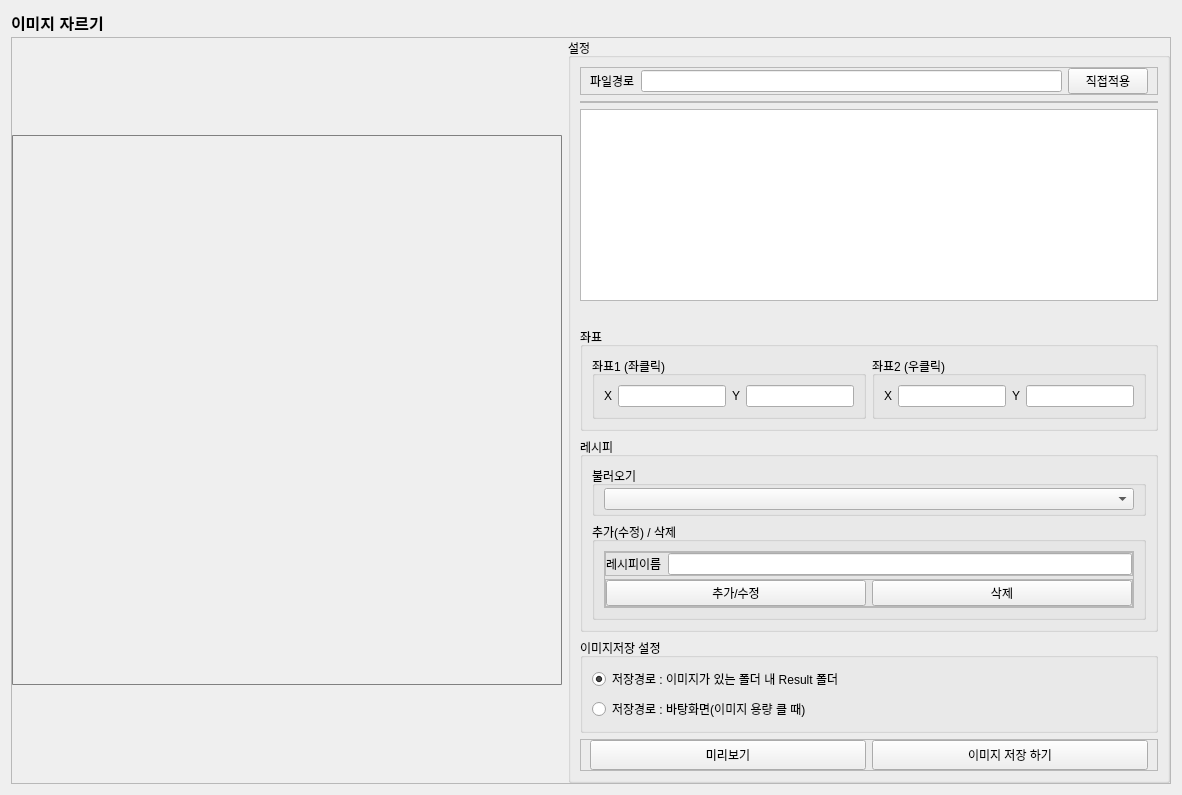
            <widget class="QWidget" name="page_imagecrop">
             <property name="styleSheet">
              <string notr="true"/>
             </property>
             <layout class="QVBoxLayout" name="verticalLayout_32">
              <item>
               <widget class="QLabel" name="label_14">
                <property name="minimumSize">
                 <size>
                  <width>0</width>
                  <height>20</height>
                 </size>
                </property>
                <property name="maximumSize">
                 <size>
                  <width>16777215</width>
                  <height>20</height>
                 </size>
                </property>
                <property name="text">
                 <string>&lt;html&gt;&lt;head/&gt;&lt;body&gt;&lt;p&gt;&lt;span style=&quot; font-size:12pt; font-weight:600; text-decoration: underline;&quot;&gt;이미지 자르기&lt;/span&gt;&lt;/p&gt;&lt;/body&gt;&lt;/html&gt;</string>
                </property>
               </widget>
              </item>
              <item>
               <widget class="QFrame" name="frame_26">
                <property name="frameShape">
                 <enum>QFrame::StyledPanel</enum>
                </property>
                <property name="frameShadow">
                 <enum>QFrame::Raised</enum>
                </property>
                <layout class="QHBoxLayout" name="horizontalLayout_29">
                 <property name="leftMargin">
                  <number>0</number>
                 </property>
                 <property name="topMargin">
                  <number>0</number>
                 </property>
                 <property name="rightMargin">
                  <number>0</number>
                 </property>
                 <property name="bottomMargin">
                  <number>0</number>
                 </property>
                 <item>
                  <widget class="QLabel" name="label_imagecrop_image">
                   <property name="minimumSize">
                    <size>
                     <width>550</width>
                     <height>550</height>
                    </size>
                   </property>
                   <property name="maximumSize">
                    <size>
                     <width>550</width>
                     <height>550</height>
                    </size>
                   </property>
                   <property name="cursor">
                    <cursorShape>CrossCursor</cursorShape>
                   </property>
                   <property name="styleSheet">
                    <string notr="true">border-color: gray;
border-style: solid;
border-width: 1px;
border-radius: 1px;</string>
                   </property>
                   <property name="text">
                    <string/>
                   </property>
                  </widget>
                 </item>
                 <item>
                  <widget class="QGroupBox" name="groupBox_23">
                   <property name="title">
                    <string>설정</string>
                   </property>
                   <layout class="QVBoxLayout" name="verticalLayout_37">
                    <item>
                     <widget class="QFrame" name="frame_28">
                      <property name="frameShape">
                       <enum>QFrame::StyledPanel</enum>
                      </property>
                      <property name="frameShadow">
                       <enum>QFrame::Raised</enum>
                      </property>
                      <layout class="QHBoxLayout" name="horizontalLayout_30">
                       <property name="topMargin">
                        <number>0</number>
                       </property>
                       <property name="bottomMargin">
                        <number>0</number>
                       </property>
                       <item>
                        <widget class="QLabel" name="label_16">
                         <property name="text">
                          <string>파일경로</string>
                         </property>
                        </widget>
                       </item>
                       <item>
                        <widget class="QLineEdit" name="line_imagecrop_path"/>
                       </item>
                       <item>
                        <widget class="QPushButton" name="btn_imagecrop_path">
                         <property name="text">
                          <string>직접적용</string>
                         </property>
                        </widget>
                       </item>
                      </layout>
                     </widget>
                    </item>
                    <item>
                     <widget class="QFrame" name="frame_33">
                      <property name="frameShape">
                       <enum>QFrame::StyledPanel</enum>
                      </property>
                      <property name="frameShadow">
                       <enum>QFrame::Raised</enum>
                      </property>
                      <layout class="QHBoxLayout" name="horizontalLayout_38">
                       <property name="leftMargin">
                        <number>0</number>
                       </property>
                       <property name="topMargin">
                        <number>0</number>
                       </property>
                       <property name="rightMargin">
                        <number>0</number>
                       </property>
                       <property name="bottomMargin">
                        <number>0</number>
                       </property>
                      </layout>
                     </widget>
                    </item>
                    <item>
                     <widget class="QListWidget" name="list_imagecrop_filelist"/>
                    </item>
                    <item>
                     <widget class="QLabel" name="label_imagecrop_fileinfo">
                      <property name="text">
                       <string/>
                      </property>
                     </widget>
                    </item>
                    <item>
                     <widget class="QGroupBox" name="groupBox_29">
                      <property name="title">
                       <string>좌표</string>
                      </property>
                      <layout class="QHBoxLayout" name="horizontalLayout_33">
                       <item>
                        <widget class="QGroupBox" name="groupBox_24">
                         <property name="title">
                          <string>좌표1 (좌클릭)</string>
                         </property>
                         <layout class="QHBoxLayout" name="horizontalLayout_31">
                          <item>
                           <widget class="QLabel" name="label_17">
                            <property name="text">
                             <string>X</string>
                            </property>
                           </widget>
                          </item>
                          <item>
                           <widget class="QLineEdit" name="line_imagecrop_x1"/>
                          </item>
                          <item>
                           <widget class="QLabel" name="label_18">
                            <property name="text">
                             <string>Y</string>
                            </property>
                           </widget>
                          </item>
                          <item>
                           <widget class="QLineEdit" name="line_imagecrop_y1"/>
                          </item>
                         </layout>
                        </widget>
                       </item>
                       <item>
                        <widget class="QGroupBox" name="groupBox_25">
                         <property name="title">
                          <string>좌표2 (우클릭)</string>
                         </property>
                         <layout class="QHBoxLayout" name="horizontalLayout_32">
                          <item>
                           <widget class="QLabel" name="label_19">
                            <property name="text">
                             <string>X</string>
                            </property>
                           </widget>
                          </item>
                          <item>
                           <widget class="QLineEdit" name="line_imagecrop_x2"/>
                          </item>
                          <item>
                           <widget class="QLabel" name="label_20">
                            <property name="text">
                             <string>Y</string>
                            </property>
                           </widget>
                          </item>
                          <item>
                           <widget class="QLineEdit" name="line_imagecrop_y2"/>
                          </item>
                         </layout>
                        </widget>
                       </item>
                      </layout>
                     </widget>
                    </item>
                    <item>
                     <widget class="QGroupBox" name="groupBox_30">
                      <property name="title">
                       <string>레시피</string>
                      </property>
                      <layout class="QVBoxLayout" name="verticalLayout_34">
                       <item>
                        <widget class="QGroupBox" name="groupBox_26">
                         <property name="minimumSize">
                          <size>
                           <width>0</width>
                           <height>50</height>
                          </size>
                         </property>
                         <property name="title">
                          <string>불러오기</string>
                         </property>
                         <layout class="QHBoxLayout" name="horizontalLayout_36">
                          <property name="leftMargin">
                           <number>9</number>
                          </property>
                          <property name="topMargin">
                           <number>0</number>
                          </property>
                          <property name="rightMargin">
                           <number>9</number>
                          </property>
                          <property name="bottomMargin">
                           <number>0</number>
                          </property>
                          <item>
                           <widget class="QComboBox" name="combo_imagecrop_reciepe"/>
                          </item>
                         </layout>
                        </widget>
                       </item>
                       <item>
                        <widget class="QGroupBox" name="groupBox_27">
                         <property name="minimumSize">
                          <size>
                           <width>0</width>
                           <height>0</height>
                          </size>
                         </property>
                         <property name="title">
                          <string>추가(수정) / 삭제</string>
                         </property>
                         <layout class="QVBoxLayout" name="verticalLayout_35">
                          <item>
                           <widget class="QFrame" name="frame_30">
                            <property name="minimumSize">
                             <size>
                              <width>0</width>
                              <height>0</height>
                             </size>
                            </property>
                            <property name="frameShape">
                             <enum>QFrame::StyledPanel</enum>
                            </property>
                            <property name="frameShadow">
                             <enum>QFrame::Raised</enum>
                            </property>
                            <layout class="QVBoxLayout" name="verticalLayout_33">
                             <property name="spacing">
                              <number>3</number>
                             </property>
                             <property name="leftMargin">
                              <number>0</number>
                             </property>
                             <property name="topMargin">
                              <number>0</number>
                             </property>
                             <property name="rightMargin">
                              <number>0</number>
                             </property>
                             <property name="bottomMargin">
                              <number>0</number>
                             </property>
                             <item>
                              <widget class="QFrame" name="frame_32">
                               <property name="frameShape">
                                <enum>QFrame::StyledPanel</enum>
                               </property>
                               <property name="frameShadow">
                                <enum>QFrame::Raised</enum>
                               </property>
                               <layout class="QHBoxLayout" name="horizontalLayout_37">
                                <property name="leftMargin">
                                 <number>0</number>
                                </property>
                                <property name="topMargin">
                                 <number>0</number>
                                </property>
                                <property name="rightMargin">
                                 <number>0</number>
                                </property>
                                <property name="bottomMargin">
                                 <number>0</number>
                                </property>
                                <item>
                                 <widget class="QLabel" name="label_21">
                                  <property name="text">
                                   <string>레시피이름</string>
                                  </property>
                                 </widget>
                                </item>
                                <item>
                                 <widget class="QLineEdit" name="line_imagecrop_reciepename"/>
                                </item>
                               </layout>
                              </widget>
                             </item>
                             <item>
                              <widget class="QFrame" name="frame_29">
                               <property name="frameShape">
                                <enum>QFrame::StyledPanel</enum>
                               </property>
                               <property name="frameShadow">
                                <enum>QFrame::Raised</enum>
                               </property>
                               <layout class="QHBoxLayout" name="horizontalLayout_35">
                                <property name="leftMargin">
                                 <number>0</number>
                                </property>
                                <property name="topMargin">
                                 <number>0</number>
                                </property>
                                <property name="rightMargin">
                                 <number>0</number>
                                </property>
                                <property name="bottomMargin">
                                 <number>0</number>
                                </property>
                                <item>
                                 <widget class="QPushButton" name="btn_imagecrop_reciepe_add">
                                  <property name="text">
                                   <string>추가/수정</string>
                                  </property>
                                 </widget>
                                </item>
                                <item>
                                 <widget class="QPushButton" name="btn_imagecrop_reciepe_delete">
                                  <property name="text">
                                   <string>삭제</string>
                                  </property>
                                 </widget>
                                </item>
                               </layout>
                              </widget>
                             </item>
                            </layout>
                           </widget>
                          </item>
                         </layout>
                        </widget>
                       </item>
                      </layout>
                     </widget>
                    </item>
                    <item>
                     <widget class="QGroupBox" name="groupBox_28">
                      <property name="title">
                       <string>이미지저장 설정</string>
                      </property>
                      <layout class="QVBoxLayout" name="verticalLayout_36">
                       <item>
                        <widget class="QRadioButton" name="radio_imagecrop_save_result">
                         <property name="text">
                          <string>저장경로 : 이미지가 있는 폴더 내 Result 폴더</string>
                         </property>
                         <property name="checked">
                          <bool>true</bool>
                         </property>
                        </widget>
                       </item>
                       <item>
                        <widget class="QRadioButton" name="radio_imagecrop_save_desktop">
                         <property name="text">
                          <string>저장경로 : 바탕화면(이미지 용량 클 때)</string>
                         </property>
                        </widget>
                       </item>
                      </layout>
                     </widget>
                    </item>
                    <item>
                     <widget class="QFrame" name="frame_31">
                      <property name="frameShape">
                       <enum>QFrame::StyledPanel</enum>
                      </property>
                      <property name="frameShadow">
                       <enum>QFrame::Raised</enum>
                      </property>
                      <layout class="QHBoxLayout" name="horizontalLayout_34">
                       <property name="topMargin">
                        <number>0</number>
                       </property>
                       <property name="bottomMargin">
                        <number>0</number>
                       </property>
                       <item>
                        <widget class="QPushButton" name="btn_imagecrop_preview">
                         <property name="minimumSize">
                          <size>
                           <width>0</width>
                           <height>30</height>
                          </size>
                         </property>
                         <property name="text">
                          <string>미리보기</string>
                         </property>
                        </widget>
                       </item>
                       <item>
                        <widget class="QPushButton" name="btn_imagecrop_run">
                         <property name="minimumSize">
                          <size>
                           <width>0</width>
                           <height>30</height>
                          </size>
                         </property>
                         <property name="text">
                          <string>이미지 저장 하기</string>
                         </property>
                        </widget>
                       </item>
                      </layout>
                     </widget>
                    </item>
                   </layout>
                  </widget>
                 </item>
                </layout>
               </widget>
              </item>
             </layout>
            </widget>
